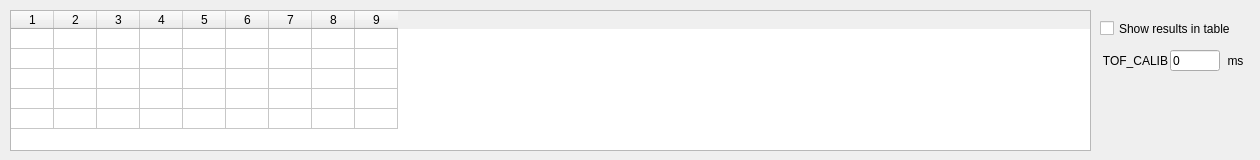
     <widget class="QWidget" name="tab_2">
      <attribute name="title">
       <string>ToF (for CFAR only)</string>
      </attribute>
      <widget class="QTableWidget" name="twSamplesToF">
       <property name="geometry">
        <rect>
         <x>10</x>
         <y>10</y>
         <width>1081</width>
         <height>141</height>
        </rect>
       </property>
       <property name="rowCount">
        <number>5</number>
       </property>
       <property name="columnCount">
        <number>9</number>
       </property>
       <attribute name="horizontalHeaderDefaultSectionSize">
        <number>43</number>
       </attribute>
       <attribute name="horizontalHeaderMinimumSectionSize">
        <number>27</number>
       </attribute>
       <attribute name="verticalHeaderVisible">
        <bool>false</bool>
       </attribute>
       <attribute name="verticalHeaderDefaultSectionSize">
        <number>20</number>
       </attribute>
       <attribute name="verticalHeaderHighlightSections">
        <bool>true</bool>
       </attribute>
       <row/>
       <row/>
       <row/>
       <row/>
       <row/>
       <column/>
       <column/>
       <column/>
       <column/>
       <column/>
       <column/>
       <column/>
       <column/>
       <column/>
       <item row="0" column="0">
        <property name="text">
         <string/>
        </property>
       </item>
      </widget>
      <widget class="CustomControls::RealEdit" name="lineEditRange_31">
       <property name="geometry">
        <rect>
         <x>1170</x>
         <y>50</y>
         <width>50</width>
         <height>21</height>
        </rect>
       </property>
       <property name="minimumSize">
        <size>
         <width>50</width>
         <height>0</height>
        </size>
       </property>
       <property name="accessibleName">
        <string>TOF_OFFSET</string>
       </property>
       <property name="inputMask">
        <string/>
       </property>
       <property name="text">
        <string>0</string>
       </property>
      </widget>
      <widget class="QLabel" name="label_65">
       <property name="geometry">
        <rect>
         <x>1100</x>
         <y>50</y>
         <width>71</width>
         <height>21</height>
        </rect>
       </property>
       <property name="text">
        <string>TOF_CALIB</string>
       </property>
       <property name="alignment">
        <set>Qt::AlignCenter</set>
       </property>
      </widget>
      <widget class="QLabel" name="label_69">
       <property name="geometry">
        <rect>
         <x>1220</x>
         <y>50</y>
         <width>31</width>
         <height>21</height>
        </rect>
       </property>
       <property name="text">
        <string>ms</string>
       </property>
       <property name="alignment">
        <set>Qt::AlignCenter</set>
       </property>
      </widget>
      <widget class="CustomControls::CheckBox" name="cb_updatetableTof">
       <property name="geometry">
        <rect>
         <x>1100</x>
         <y>20</y>
         <width>151</width>
         <height>17</height>
        </rect>
       </property>
       <property name="text">
        <string>Show results in table</string>
       </property>
      </widget>
     </widget>
